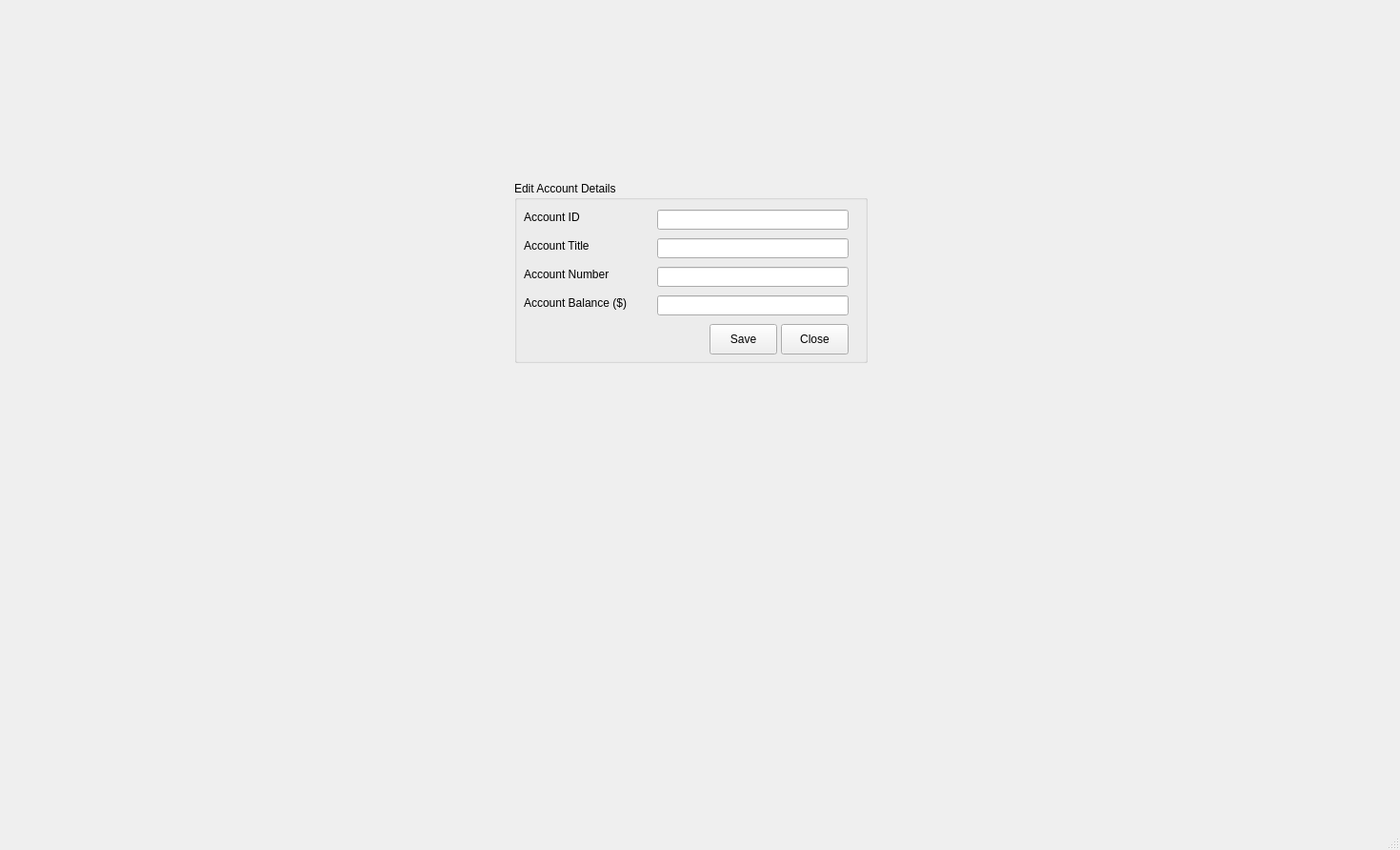
<?xml version="1.0" encoding="UTF-8"?>
<ui version="4.0">
 <class>MainWindow</class>
 <widget class="QMainWindow" name="MainWindow">
  <property name="geometry">
   <rect>
    <x>0</x>
    <y>0</y>
    <width>1470</width>
    <height>892</height>
   </rect>
  </property>
  <property name="windowTitle">
   <string>MainWindow</string>
  </property>
  <widget class="QWidget" name="centralwidget">
   <widget class="QGroupBox" name="groupBox">
    <property name="geometry">
     <rect>
      <x>540</x>
      <y>190</y>
      <width>371</width>
      <height>191</height>
     </rect>
    </property>
    <property name="title">
     <string>Edit Account Details</string>
    </property>
    <widget class="QLabel" name="label">
     <property name="geometry">
      <rect>
       <x>10</x>
       <y>30</y>
       <width>81</width>
       <height>16</height>
      </rect>
     </property>
     <property name="text">
      <string>Account ID</string>
     </property>
    </widget>
    <widget class="QLabel" name="label_2">
     <property name="geometry">
      <rect>
       <x>10</x>
       <y>60</y>
       <width>91</width>
       <height>16</height>
      </rect>
     </property>
     <property name="text">
      <string>Account Title</string>
     </property>
    </widget>
    <widget class="QLabel" name="label_3">
     <property name="geometry">
      <rect>
       <x>10</x>
       <y>90</y>
       <width>111</width>
       <height>16</height>
      </rect>
     </property>
     <property name="text">
      <string>Account Number</string>
     </property>
    </widget>
    <widget class="QLabel" name="label_4">
     <property name="geometry">
      <rect>
       <x>10</x>
       <y>120</y>
       <width>131</width>
       <height>16</height>
      </rect>
     </property>
     <property name="text">
      <string>Account Balance ($)</string>
     </property>
    </widget>
    <widget class="QLineEdit" name="account_id_input">
     <property name="geometry">
      <rect>
       <x>150</x>
       <y>30</y>
       <width>201</width>
       <height>21</height>
      </rect>
     </property>
    </widget>
    <widget class="QLineEdit" name="account_title_input">
     <property name="geometry">
      <rect>
       <x>150</x>
       <y>60</y>
       <width>201</width>
       <height>21</height>
      </rect>
     </property>
    </widget>
    <widget class="QLineEdit" name="account_number_input">
     <property name="geometry">
      <rect>
       <x>150</x>
       <y>90</y>
       <width>201</width>
       <height>21</height>
      </rect>
     </property>
    </widget>
    <widget class="QLineEdit" name="account_balance_input">
     <property name="geometry">
      <rect>
       <x>150</x>
       <y>120</y>
       <width>201</width>
       <height>21</height>
      </rect>
     </property>
    </widget>
    <widget class="QPushButton" name="close_button">
     <property name="geometry">
      <rect>
       <x>280</x>
       <y>150</y>
       <width>71</width>
       <height>32</height>
      </rect>
     </property>
     <property name="text">
      <string>Close</string>
     </property>
    </widget>
    <widget class="QPushButton" name="save_button">
     <property name="geometry">
      <rect>
       <x>205</x>
       <y>150</y>
       <width>71</width>
       <height>32</height>
      </rect>
     </property>
     <property name="text">
      <string>Save</string>
     </property>
    </widget>
   </widget>
  </widget>
  <widget class="QMenuBar" name="menubar">
   <property name="geometry">
    <rect>
     <x>0</x>
     <y>0</y>
     <width>1470</width>
     <height>36</height>
    </rect>
   </property>
  </widget>
  <widget class="QStatusBar" name="statusbar"/>
 </widget>
 <resources/>
 <connections/>
</ui>
